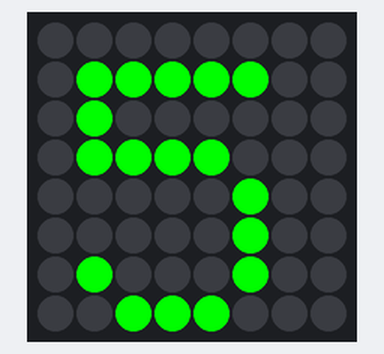
Recording of a program running on a simulated Raspberry Pi (BCM pin numbers) with a Sense HAT. On the bench: the Sense HAT's 8×8 RGB LED matrix. At 6.0 s the program stops and its outputs stay as they are.

Above: at 0.1 s.
At 1.1 s:
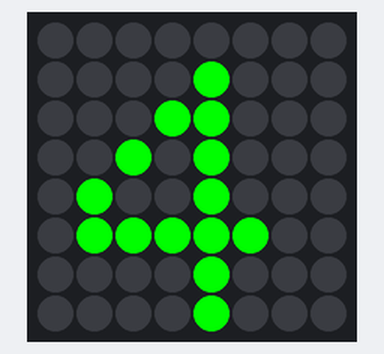
At 2.1 s:
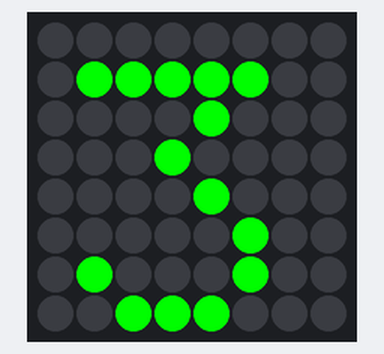
At 3.1 s:
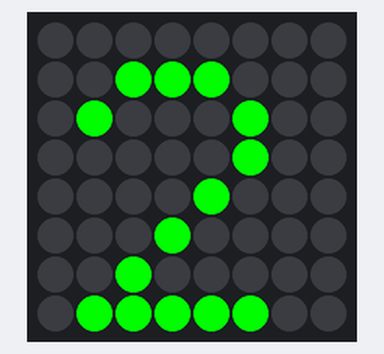
At 4.1 s:
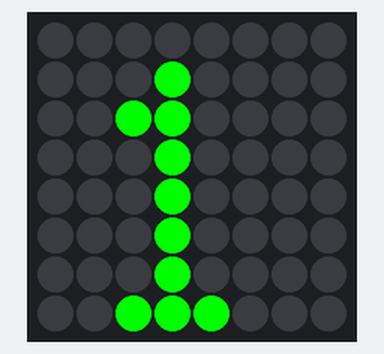
At 5.1 s:
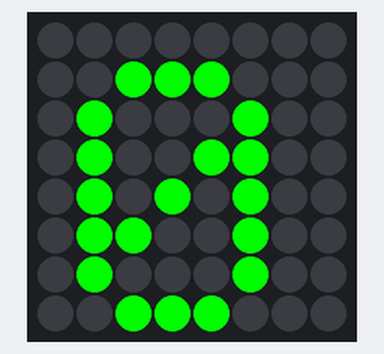

The program:

timer-finished-countdown-timer.py
```python
#!/bin/python3

from sense_hat import SenseHat
from time import sleep

sense = SenseHat()

seconden = 5

for i in range(0,seconden+1):
  sense.show_letter(str(seconden-i), text_colour=[0, 255, 0])
  sleep(1)
```

Measured:
- what the display in image 1 shows lasts 1.0 s, from 1.0 s to 2.0 s
